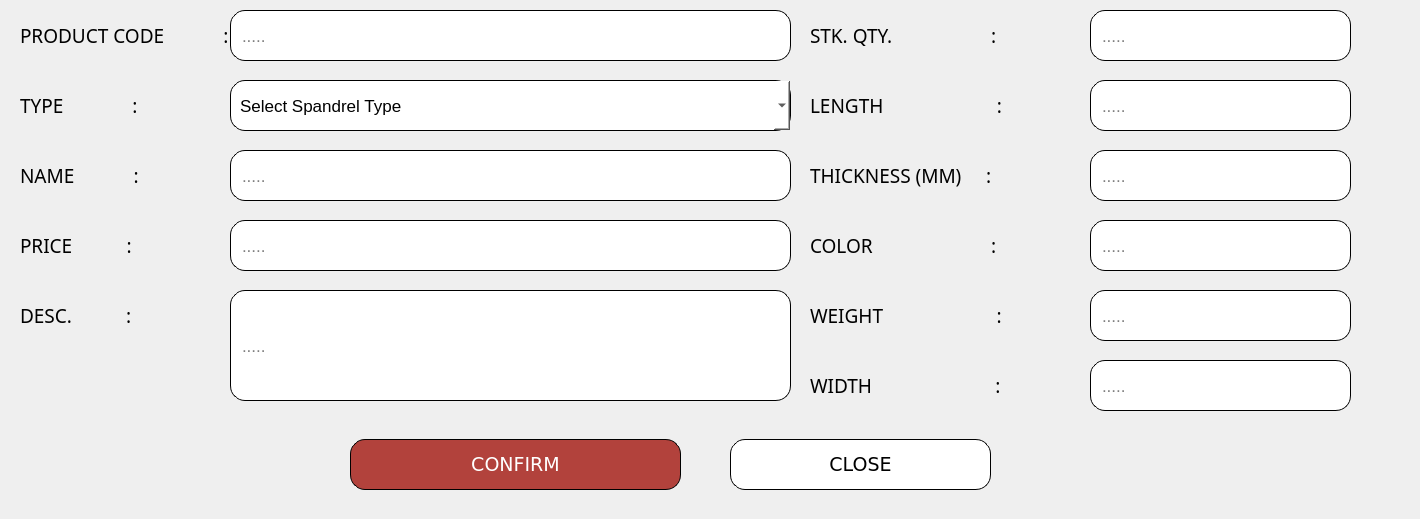
          <widget class="QWidget" name="ADD_SPANDREL">
           <widget class="QFrame" name="frame_10">
            <property name="geometry">
             <rect>
              <x>-10</x>
              <y>419</y>
              <width>1331</width>
              <height>91</height>
             </rect>
            </property>
            <property name="styleSheet">
             <string notr="true">    background-color: transparent;
</string>
            </property>
            <property name="frameShape">
             <enum>QFrame::StyledPanel</enum>
            </property>
            <property name="frameShadow">
             <enum>QFrame::Raised</enum>
            </property>
            <widget class="QPushButton" name="pushButton_Confirm_SPANDRELadd">
             <property name="geometry">
              <rect>
               <x>360</x>
               <y>20</y>
               <width>331</width>
               <height>51</height>
              </rect>
             </property>
             <property name="font">
              <font>
               <family>Verdana</family>
               <pointsize>14</pointsize>
              </font>
             </property>
             <property name="styleSheet">
              <string notr="true">    background-color: #b2423c;
    color: white;
    border-radius: 15px;
border: 1px solid #000000; 
    padding: 9px;
font-family: &quot;Verdana&quot;, sans-serif; 
text-align: center;</string>
             </property>
             <property name="text">
              <string>CONFIRM</string>
             </property>
            </widget>
            <widget class="QPushButton" name="pushButton_Close_SPANDRELadd">
             <property name="geometry">
              <rect>
               <x>740</x>
               <y>20</y>
               <width>261</width>
               <height>51</height>
              </rect>
             </property>
             <property name="font">
              <font>
               <family>Verdana</family>
               <pointsize>14</pointsize>
              </font>
             </property>
             <property name="styleSheet">
              <string notr="true">
/* Default Inactive Button */
QPushButton {
    background-color: #ffffff;
    color: black;
    border-radius: 15px;
border: 1px solid #000000; 
    padding: 9px;
font-family: &quot;Verdana&quot;, sans-serif; 
text-align: center;
}

/* Hover Effect on Inactive Buttons */
QPushButton:hover {
    background-color: #a6a6a6;
    color: white;
}

/* Active Button (Current Page) */
QPushButton#activeButton {
    background-color: #a6a6a6;
    color: white;
}
</string>
             </property>
             <property name="text">
              <string>CLOSE</string>
             </property>
            </widget>
           </widget>
           <widget class="QFrame" name="frame_addspandrel">
            <property name="geometry">
             <rect>
              <x>-10</x>
              <y>0</y>
              <width>1411</width>
              <height>421</height>
             </rect>
            </property>
            <property name="styleSheet">
             <string notr="true">    background-color: transparent;
</string>
            </property>
            <property name="frameShape">
             <enum>QFrame::StyledPanel</enum>
            </property>
            <property name="frameShadow">
             <enum>QFrame::Raised</enum>
            </property>
            <widget class="QLabel" name="label_26">
             <property name="geometry">
              <rect>
               <x>30</x>
               <y>10</y>
               <width>231</width>
               <height>51</height>
              </rect>
             </property>
             <property name="font">
              <font>
               <family>Poppins Medium</family>
               <pointsize>14</pointsize>
               <weight>50</weight>
               <bold>false</bold>
              </font>
             </property>
             <property name="styleSheet">
              <string notr="true">    background-color: transparent;
</string>
             </property>
             <property name="text">
              <string>PRODUCT CODE            :</string>
             </property>
            </widget>
            <widget class="QLabel" name="label_28">
             <property name="geometry">
              <rect>
               <x>30</x>
               <y>140</y>
               <width>171</width>
               <height>71</height>
              </rect>
             </property>
             <property name="font">
              <font>
               <family>Poppins Medium</family>
               <pointsize>14</pointsize>
               <weight>50</weight>
               <bold>false</bold>
              </font>
             </property>
             <property name="styleSheet">
              <string notr="true">    background-color: transparent;
</string>
             </property>
             <property name="text">
              <string>NAME            :</string>
             </property>
            </widget>
            <widget class="QLabel" name="label_108">
             <property name="geometry">
              <rect>
               <x>30</x>
               <y>260</y>
               <width>161</width>
               <height>111</height>
              </rect>
             </property>
             <property name="font">
              <font>
               <family>Poppins Medium</family>
               <pointsize>14</pointsize>
               <weight>50</weight>
               <bold>false</bold>
              </font>
             </property>
             <property name="styleSheet">
              <string notr="true">    background-color: transparent;
</string>
             </property>
             <property name="text">
              <string>DESC.           :</string>
             </property>
            </widget>
            <widget class="QLabel" name="label_109">
             <property name="geometry">
              <rect>
               <x>30</x>
               <y>60</y>
               <width>171</width>
               <height>91</height>
              </rect>
             </property>
             <property name="font">
              <font>
               <family>Poppins Medium</family>
               <pointsize>14</pointsize>
               <weight>50</weight>
               <bold>false</bold>
              </font>
             </property>
             <property name="styleSheet">
              <string notr="true">    background-color: transparent;
</string>
             </property>
             <property name="text">
              <string>TYPE              :</string>
             </property>
            </widget>
            <widget class="QLineEdit" name="lineEdit_AddSPANDREL_prodCode">
             <property name="geometry">
              <rect>
               <x>240</x>
               <y>10</y>
               <width>561</width>
               <height>51</height>
              </rect>
             </property>
             <property name="font">
              <font>
               <pointsize>13</pointsize>
              </font>
             </property>
             <property name="styleSheet">
              <string notr="true">    background-color: #ffffff;
    color: black;
    border-radius: 15px;
border: 1px solid #000000; 
    padding: 9px;
</string>
             </property>
             <property name="placeholderText">
              <string>.....</string>
             </property>
            </widget>
            <widget class="QLineEdit" name="lineEdit_AddSPANDREL_Name">
             <property name="geometry">
              <rect>
               <x>240</x>
               <y>150</y>
               <width>561</width>
               <height>51</height>
              </rect>
             </property>
             <property name="font">
              <font>
               <pointsize>13</pointsize>
              </font>
             </property>
             <property name="styleSheet">
              <string notr="true">    background-color: #ffffff;
    color: black;
    border-radius: 15px;
border: 1px solid #000000; 
    padding: 9px;
</string>
             </property>
             <property name="placeholderText">
              <string>.....</string>
             </property>
            </widget>
            <widget class="QLineEdit" name="lineEdit_AddSPANDREL_Weight">
             <property name="geometry">
              <rect>
               <x>1100</x>
               <y>290</y>
               <width>261</width>
               <height>51</height>
              </rect>
             </property>
             <property name="font">
              <font>
               <pointsize>13</pointsize>
              </font>
             </property>
             <property name="styleSheet">
              <string notr="true">    background-color: #ffffff;
    color: black;
    border-radius: 15px;
border: 1px solid #000000; 
    padding: 9px;
</string>
             </property>
             <property name="placeholderText">
              <string>.....</string>
             </property>
            </widget>
            <widget class="QLabel" name="label_110">
             <property name="geometry">
              <rect>
               <x>820</x>
               <y>-50</y>
               <width>271</width>
               <height>171</height>
              </rect>
             </property>
             <property name="font">
              <font>
               <family>Poppins Medium</family>
               <pointsize>14</pointsize>
               <weight>50</weight>
               <bold>false</bold>
              </font>
             </property>
             <property name="styleSheet">
              <string notr="true">    background-color: transparent;
</string>
             </property>
             <property name="text">
              <string>STK. QTY.                    :</string>
             </property>
            </widget>
            <widget class="QLineEdit" name="lineEdit_AddSPANDREL_Qty">
             <property name="geometry">
              <rect>
               <x>1100</x>
               <y>10</y>
               <width>261</width>
               <height>51</height>
              </rect>
             </property>
             <property name="font">
              <font>
               <pointsize>13</pointsize>
              </font>
             </property>
             <property name="styleSheet">
              <string notr="true">    background-color: #ffffff;
    color: black;
    border-radius: 15px;
border: 1px solid #000000; 
    padding: 9px;
</string>
             </property>
             <property name="placeholderText">
              <string>.....</string>
             </property>
            </widget>
            <widget class="QLabel" name="label_112">
             <property name="geometry">
              <rect>
               <x>820</x>
               <y>270</y>
               <width>261</width>
               <height>91</height>
              </rect>
             </property>
             <property name="font">
              <font>
               <family>Poppins Medium</family>
               <pointsize>14</pointsize>
               <weight>50</weight>
               <bold>false</bold>
              </font>
             </property>
             <property name="styleSheet">
              <string notr="true">    background-color: transparent;
</string>
             </property>
             <property name="text">
              <string>WEIGHT                       :</string>
             </property>
            </widget>
            <widget class="QLineEdit" name="lineEdit_AddSPANDREL_Thickness">
             <property name="geometry">
              <rect>
               <x>1100</x>
               <y>150</y>
               <width>261</width>
               <height>51</height>
              </rect>
             </property>
             <property name="font">
              <font>
               <pointsize>13</pointsize>
              </font>
             </property>
             <property name="styleSheet">
              <string notr="true">    background-color: #ffffff;
    color: black;
    border-radius: 15px;
border: 1px solid #000000; 
    padding: 9px;
</string>
             </property>
             <property name="placeholderText">
              <string>.....</string>
             </property>
            </widget>
            <widget class="QLabel" name="label_113">
             <property name="geometry">
              <rect>
               <x>820</x>
               <y>200</y>
               <width>271</width>
               <height>91</height>
              </rect>
             </property>
             <property name="font">
              <font>
               <family>Poppins Medium</family>
               <pointsize>14</pointsize>
               <weight>50</weight>
               <bold>false</bold>
              </font>
             </property>
             <property name="styleSheet">
              <string notr="true">    background-color: transparent;
</string>
             </property>
             <property name="text">
              <string>COLOR                        :</string>
             </property>
            </widget>
            <widget class="QLineEdit" name="lineEdit_AddSPANDREL_Color">
             <property name="geometry">
              <rect>
               <x>1100</x>
               <y>220</y>
               <width>261</width>
               <height>51</height>
              </rect>
             </property>
             <property name="font">
              <font>
               <pointsize>13</pointsize>
              </font>
             </property>
             <property name="styleSheet">
              <string notr="true">    background-color: #ffffff;
    color: black;
    border-radius: 15px;
border: 1px solid #000000; 
    padding: 9px;
</string>
             </property>
             <property name="placeholderText">
              <string>.....</string>
             </property>
            </widget>
            <widget class="QLabel" name="label_115">
             <property name="geometry">
              <rect>
               <x>820</x>
               <y>50</y>
               <width>261</width>
               <height>111</height>
              </rect>
             </property>
             <property name="font">
              <font>
               <family>Poppins Medium</family>
               <pointsize>14</pointsize>
               <weight>50</weight>
               <bold>false</bold>
              </font>
             </property>
             <property name="styleSheet">
              <string notr="true">    background-color: transparent;
</string>
             </property>
             <property name="text">
              <string>LENGTH                       :</string>
             </property>
            </widget>
            <widget class="QLineEdit" name="lineEdit_AddSPANDREL_Length">
             <property name="geometry">
              <rect>
               <x>1100</x>
               <y>80</y>
               <width>261</width>
               <height>51</height>
              </rect>
             </property>
             <property name="font">
              <font>
               <pointsize>13</pointsize>
              </font>
             </property>
             <property name="styleSheet">
              <string notr="true">    background-color: #ffffff;
    color: black;
    border-radius: 15px;
border: 1px solid #000000; 
    padding: 9px;
</string>
             </property>
             <property name="placeholderText">
              <string>.....</string>
             </property>
            </widget>
            <widget class="QLabel" name="label_116">
             <property name="geometry">
              <rect>
               <x>30</x>
               <y>170</y>
               <width>181</width>
               <height>151</height>
              </rect>
             </property>
             <property name="font">
              <font>
               <family>Poppins Medium</family>
               <pointsize>14</pointsize>
               <weight>50</weight>
               <bold>false</bold>
              </font>
             </property>
             <property name="styleSheet">
              <string notr="true">    background-color: transparent;
</string>
             </property>
             <property name="text">
              <string>PRICE           :</string>
             </property>
            </widget>
            <widget class="QLineEdit" name="lineEdit_AddSPANDREL_Price">
             <property name="geometry">
              <rect>
               <x>240</x>
               <y>220</y>
               <width>561</width>
               <height>51</height>
              </rect>
             </property>
             <property name="font">
              <font>
               <pointsize>13</pointsize>
              </font>
             </property>
             <property name="styleSheet">
              <string notr="true">    background-color: #ffffff;
    color: black;
    border-radius: 15px;
border: 1px solid #000000; 
    padding: 9px;
</string>
             </property>
             <property name="placeholderText">
              <string>.....</string>
             </property>
            </widget>
            <widget class="QLineEdit" name="lineEdit_AddSPANDREL_Desc">
             <property name="geometry">
              <rect>
               <x>240</x>
               <y>290</y>
               <width>561</width>
               <height>111</height>
              </rect>
             </property>
             <property name="font">
              <font>
               <pointsize>13</pointsize>
              </font>
             </property>
             <property name="styleSheet">
              <string notr="true">    background-color: #ffffff;
    color: black;
    border-radius: 15px;
border: 1px solid #000000; 
    padding: 9px;
</string>
             </property>
             <property name="placeholderText">
              <string>.....</string>
             </property>
            </widget>
            <widget class="QComboBox" name="comboBox_AddSPANDREL_Type">
             <property name="geometry">
              <rect>
               <x>240</x>
               <y>80</y>
               <width>561</width>
               <height>51</height>
              </rect>
             </property>
             <property name="font">
              <font>
               <pointsize>13</pointsize>
              </font>
             </property>
             <property name="styleSheet">
              <string notr="true">    background-color: #ffffff;
    color: black;
    border-radius: 15px;
border: 1px solid #000000; 
    padding: 9px;
</string>
             </property>
             <item>
              <property name="text">
               <string>Select Spandrel Type</string>
              </property>
             </item>
             <item>
              <property name="text">
               <string>V Cut (Spandrel Type)</string>
              </property>
             </item>
             <item>
              <property name="text">
               <string>Ceiling (Spandrel Type)</string>
              </property>
             </item>
            </widget>
            <widget class="QLabel" name="label_118">
             <property name="geometry">
              <rect>
               <x>820</x>
               <y>130</y>
               <width>271</width>
               <height>91</height>
              </rect>
             </property>
             <property name="font">
              <font>
               <family>Poppins Medium</family>
               <pointsize>14</pointsize>
               <weight>50</weight>
               <bold>false</bold>
              </font>
             </property>
             <property name="styleSheet">
              <string notr="true">    background-color: transparent;
</string>
             </property>
             <property name="text">
              <string>THICKNESS (MM)     :</string>
             </property>
            </widget>
            <widget class="QLineEdit" name="lineEdit_AddSPANDREL_Width">
             <property name="geometry">
              <rect>
               <x>1100</x>
               <y>360</y>
               <width>261</width>
               <height>51</height>
              </rect>
             </property>
             <property name="font">
              <font>
               <pointsize>13</pointsize>
              </font>
             </property>
             <property name="styleSheet">
              <string notr="true">    background-color: #ffffff;
    color: black;
    border-radius: 15px;
border: 1px solid #000000; 
    padding: 9px;
</string>
             </property>
             <property name="placeholderText">
              <string>.....</string>
             </property>
            </widget>
            <widget class="QLabel" name="label_119">
             <property name="geometry">
              <rect>
               <x>820</x>
               <y>340</y>
               <width>261</width>
               <height>91</height>
              </rect>
             </property>
             <property name="font">
              <font>
               <family>Poppins Medium</family>
               <pointsize>14</pointsize>
               <weight>50</weight>
               <bold>false</bold>
              </font>
             </property>
             <property name="styleSheet">
              <string notr="true">    background-color: transparent;
</string>
             </property>
             <property name="text">
              <string>WIDTH                         :</string>
             </property>
            </widget>
           </widget>
          </widget>
